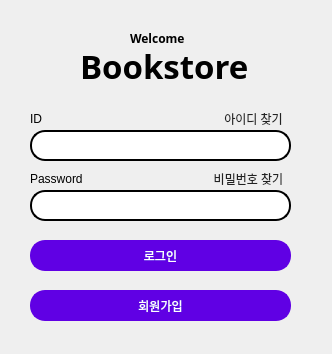
<?xml version="1.0" encoding="UTF-8"?>
<ui version="4.0">
 <class>Dialog</class>
 <widget class="QDialog" name="Dialog">
  <property name="geometry">
   <rect>
    <x>0</x>
    <y>0</y>
    <width>332</width>
    <height>354</height>
   </rect>
  </property>
  <property name="windowTitle">
   <string>Dialog</string>
  </property>
  <widget class="QPushButton" name="id_Find">
   <property name="geometry">
    <rect>
     <x>213</x>
     <y>108</y>
     <width>81</width>
     <height>21</height>
    </rect>
   </property>
   <property name="styleSheet">
    <string notr="true">color:#222;
border:none;</string>
   </property>
   <property name="text">
    <string>아이디 찾기</string>
   </property>
  </widget>
  <widget class="QLabel" name="label">
   <property name="geometry">
    <rect>
     <x>30</x>
     <y>110</y>
     <width>67</width>
     <height>17</height>
    </rect>
   </property>
   <property name="styleSheet">
    <string notr="true"/>
   </property>
   <property name="text">
    <string>ID</string>
   </property>
  </widget>
  <widget class="QPushButton" name="login_Btn">
   <property name="geometry">
    <rect>
     <x>30</x>
     <y>240</y>
     <width>261</width>
     <height>31</height>
    </rect>
   </property>
   <property name="styleSheet">
    <string notr="true">QPushButton{
border-radius:15px;
border:2px solid #6000e4;
background-color:#6000e4;
color:#fff;
}

QPushButton:hover{

}
</string>
   </property>
   <property name="text">
    <string>로그인</string>
   </property>
  </widget>
  <widget class="QLabel" name="label_3">
   <property name="geometry">
    <rect>
     <x>30</x>
     <y>170</y>
     <width>71</width>
     <height>17</height>
    </rect>
   </property>
   <property name="styleSheet">
    <string notr="true"/>
   </property>
   <property name="text">
    <string>Password</string>
   </property>
  </widget>
  <widget class="QLineEdit" name="id_Edit">
   <property name="geometry">
    <rect>
     <x>30</x>
     <y>130</y>
     <width>261</width>
     <height>31</height>
    </rect>
   </property>
   <property name="styleSheet">
    <string notr="true">QLineEdit{
border-radius:15px;
border:2px solid #000;
background:#fff;
}

QLineEdit:focus{
border:2px solid #5865f2;
}</string>
   </property>
  </widget>
  <widget class="QLabel" name="label_4">
   <property name="geometry">
    <rect>
     <x>80</x>
     <y>40</y>
     <width>171</width>
     <height>51</height>
    </rect>
   </property>
   <property name="font">
    <font>
     <family>OpenSymbol</family>
     <pointsize>25</pointsize>
     <weight>75</weight>
     <italic>false</italic>
     <bold>true</bold>
    </font>
   </property>
   <property name="styleSheet">
    <string notr="true">color:#000;</string>
   </property>
   <property name="text">
    <string>Bookstore</string>
   </property>
  </widget>
  <widget class="QLabel" name="label_5">
   <property name="geometry">
    <rect>
     <x>130</x>
     <y>30</y>
     <width>67</width>
     <height>17</height>
    </rect>
   </property>
   <property name="font">
    <font>
     <family>OpenSymbol</family>
     <weight>75</weight>
     <bold>true</bold>
    </font>
   </property>
   <property name="styleSheet">
    <string notr="true">;</string>
   </property>
   <property name="text">
    <string>Welcome</string>
   </property>
  </widget>
  <widget class="QPushButton" name="pw_Find">
   <property name="geometry">
    <rect>
     <x>198</x>
     <y>168</y>
     <width>101</width>
     <height>21</height>
    </rect>
   </property>
   <property name="styleSheet">
    <string notr="true">color:#222;
border:none;</string>
   </property>
   <property name="text">
    <string>비밀번호 찾기</string>
   </property>
  </widget>
  <widget class="QPushButton" name="join_Btn">
   <property name="geometry">
    <rect>
     <x>30</x>
     <y>290</y>
     <width>261</width>
     <height>31</height>
    </rect>
   </property>
   <property name="styleSheet">
    <string notr="true">QPushButton{
border-radius:15px;
border:2px solid #6000e4;
background-color:#6000e4;
color:#fff;
}

QPushButton:hover{

}
</string>
   </property>
   <property name="text">
    <string>회원가입</string>
   </property>
  </widget>
  <widget class="QLineEdit" name="pw_Edit">
   <property name="geometry">
    <rect>
     <x>30</x>
     <y>190</y>
     <width>261</width>
     <height>31</height>
    </rect>
   </property>
   <property name="styleSheet">
    <string notr="true">QLineEdit{
border-radius:15px;
border:2px solid #000;
background:#fff;
}

QLineEdit:focus{
border:2px solid #5865f2;
}</string>
   </property>
   <property name="echoMode">
    <enum>QLineEdit::Password</enum>
   </property>
  </widget>
 </widget>
 <tabstops>
  <tabstop>id_Edit</tabstop>
  <tabstop>id_Find</tabstop>
  <tabstop>pw_Edit</tabstop>
  <tabstop>pw_Find</tabstop>
  <tabstop>login_Btn</tabstop>
  <tabstop>join_Btn</tabstop>
 </tabstops>
 <resources/>
 <connections/>
</ui>
